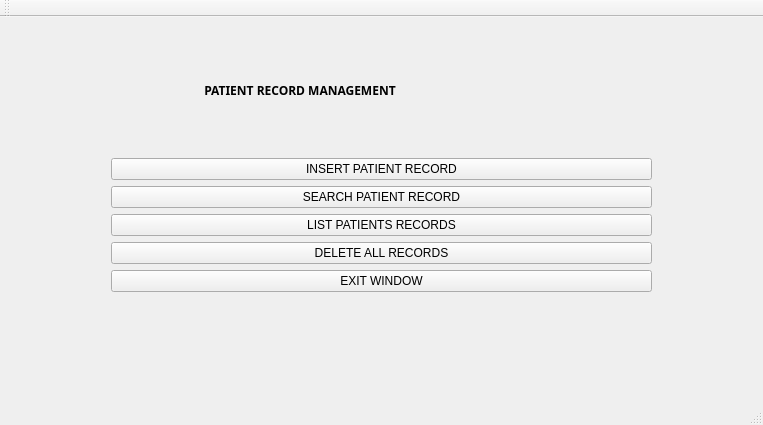
<?xml version="1.0" encoding="UTF-8"?>
<ui version="4.0">
 <class>MainWindow</class>
 <widget class="QMainWindow" name="MainWindow">
  <property name="geometry">
   <rect>
    <x>0</x>
    <y>0</y>
    <width>763</width>
    <height>425</height>
   </rect>
  </property>
  <property name="windowTitle">
   <string>MainWindow</string>
  </property>
  <widget class="QWidget" name="centralWidget">
   <layout class="QVBoxLayout" name="verticalLayout_2">
    <item>
     <layout class="QVBoxLayout" name="verticalLayout">
      <property name="sizeConstraint">
       <enum>QLayout::SetDefaultConstraint</enum>
      </property>
      <property name="leftMargin">
       <number>100</number>
      </property>
      <property name="rightMargin">
       <number>100</number>
      </property>
      <property name="bottomMargin">
       <number>100</number>
      </property>
      <item>
       <widget class="QLabel" name="label">
        <property name="font">
         <font>
          <family>Waree</family>
          <weight>75</weight>
          <bold>true</bold>
         </font>
        </property>
        <property name="text">
         <string>                              PATIENT RECORD MANAGEMENT</string>
        </property>
       </widget>
      </item>
      <item>
       <widget class="QPushButton" name="pushButton">
        <property name="text">
         <string>INSERT PATIENT RECORD</string>
        </property>
       </widget>
      </item>
      <item>
       <widget class="QPushButton" name="pushButton_2">
        <property name="text">
         <string>SEARCH PATIENT RECORD</string>
        </property>
       </widget>
      </item>
      <item>
       <widget class="QPushButton" name="pushButton_3">
        <property name="text">
         <string>LIST PATIENTS RECORDS</string>
        </property>
       </widget>
      </item>
      <item>
       <widget class="QPushButton" name="pushButton_4">
        <property name="text">
         <string>DELETE ALL RECORDS</string>
        </property>
       </widget>
      </item>
      <item>
       <widget class="QPushButton" name="pushButton_5">
        <property name="text">
         <string>EXIT WINDOW</string>
        </property>
       </widget>
      </item>
     </layout>
    </item>
   </layout>
  </widget>
  <widget class="QMenuBar" name="menuBar">
   <property name="geometry">
    <rect>
     <x>0</x>
     <y>0</y>
     <width>763</width>
     <height>22</height>
    </rect>
   </property>
  </widget>
  <widget class="QToolBar" name="mainToolBar">
   <attribute name="toolBarArea">
    <enum>TopToolBarArea</enum>
   </attribute>
   <attribute name="toolBarBreak">
    <bool>false</bool>
   </attribute>
  </widget>
  <widget class="QStatusBar" name="statusBar"/>
 </widget>
 <layoutdefault spacing="6" margin="11"/>
 <resources/>
 <connections/>
</ui>
